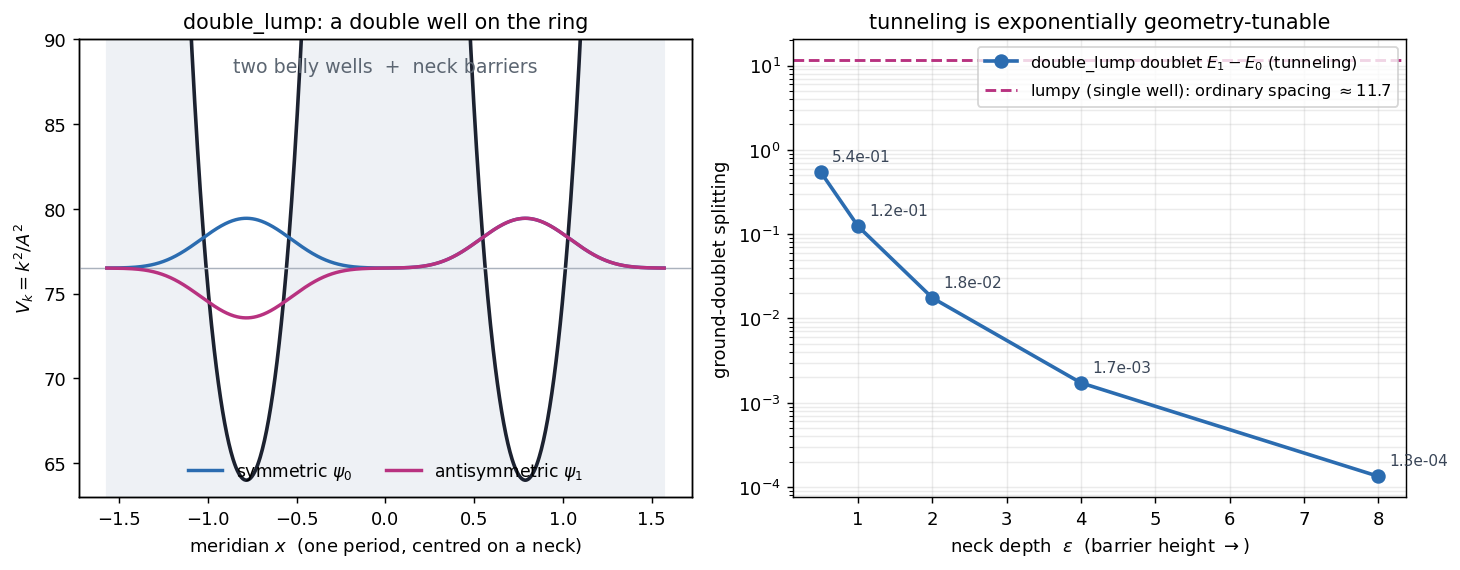

The Python source for this figure:
"""H4 — geometry-controlled tunneling. The two-lobe `double_lump` surface is a double
well on the ring: the centrifugal potential V_k = k^2/A^2 has a well in each belly lobe,
separated by the neck barriers. The two lowest states form a near-degenerate doublet
(symmetric / antisymmetric across the lobes) whose splitting IS the inter-lobe tunneling
rate — and it collapses exponentially as the necks deepen. Pure geometric control of a
tunneling two-level system; the single-well torus has no such doublet.

Found by the nls_torus agent-toolkit (fast 1-D eigensolver on the §02 reduction), not
hand-designed. Regenerate: python3 tunneling.py
"""
import numpy as np
import matplotlib
matplotlib.use("Agg")
import matplotlib.pyplot as plt
from nls_torus.geometry import make_geometry


def ladder(name, kw, k=8, Nx=800):
    geo = make_geometry(name, **kw)
    x = np.linspace(geo.x0, geo.x0 + geo.Lx, Nx, endpoint=False)
    dx = geo.Lx / Nx
    A = np.asarray(geo.A_of(x), float)
    V = k ** 2 / A ** 2
    H = (np.diag(2 / dx ** 2 + V)
         + np.diag(-1 / dx ** 2 * np.ones(Nx - 1), 1)
         + np.diag(-1 / dx ** 2 * np.ones(Nx - 1), -1))
    H[0, -1] = H[-1, 0] = -1 / dx ** 2          # periodic ring
    E, psi = np.linalg.eigh(H)
    return x, V, E, psi, float(geo.curvature(0.0))


epss = [0.5, 1.0, 2.0, 4.0, 8.0]
splits = [ladder("double_lump", {"eps": e})[2] for e in epss]
splits = [E[1] - E[0] for E in splits]
ctrl = (lambda r: r[2][1] - r[2][0])(ladder("lumpy_torus", {"eps": 1.0}))

fig, (axL, axR) = plt.subplots(1, 2, figsize=(11.4, 4.5))

# ---- left: the double well + the tunneling doublet -------------------------------------
x, V, E, psi, K = ladder("double_lump", {"eps": 6.0})
roll = len(x) // 4                                   # centre the view on a neck barrier
x2 = np.linspace(-np.pi / 2, np.pi / 2, len(x))
V, psi = np.roll(V, roll), np.roll(psi, roll, axis=0)
axL.plot(x2, V, color="#1c2230", lw=2.0, zorder=3)
axL.fill_between(x2, V, V.min() - 3, color="#eef1f5", zorder=0)
axL.set_ylim(V.min() - 1, V.min() + 26)
axL.text(0.5, 0.96, "two belly wells  +  neck barriers", transform=axL.transAxes,
         va="top", ha="center", fontsize=10.5, color="#5c6672")
axL.set_xlabel("meridian $x$  (one period, centred on a neck)")
axL.set_ylabel("$V_k = k^2/A^2$")
axL.set_title("double_lump: a double well on the ring", fontsize=11.5)
ax2 = axL.twinx()                                    # signed doublet on its own scale
for n, col, lab in [(0, "#2b6cb0", "symmetric $\\psi_0$"),
                    (1, "#b83280", "antisymmetric $\\psi_1$")]:
    p = psi[:, n]; p = p / np.abs(p).max()
    if p[np.argmax(np.abs(p))] < 0:
        p = -p
    ax2.plot(x2, p, color=col, lw=1.9, zorder=4, label=lab)
ax2.axhline(0, color="#aab2bd", lw=.8, zorder=2)
ax2.set_ylim(-4.6, 4.6); ax2.set_yticks([])
ax2.legend(fontsize=9.5, loc="lower center", ncol=2, frameon=False)

# ---- right: splitting vs neck depth (exponential control) ------------------------------
axR.semilogy(epss, splits, "o-", color="#2b6cb0", lw=2.0, ms=7, zorder=3,
             label="double_lump doublet $E_1-E_0$ (tunneling)")
axR.axhline(ctrl, color="#b83280", ls="--", lw=1.6,
            label=f"lumpy (single well): ordinary spacing $\\approx${ctrl:.1f}")
for e, s in zip(epss, splits):
    axR.annotate(f"{s:.1e}", (e, s), textcoords="offset points", xytext=(6, 6),
                 fontsize=8.5, color="#3a4658")
axR.set_xlabel("neck depth  $\\epsilon$  (barrier height $\\to$)")
axR.set_ylabel("ground-doublet splitting")
axR.set_title("tunneling is exponentially geometry-tunable", fontsize=11.5)
axR.grid(True, which="both", alpha=.25)
axR.legend(fontsize=9, loc="upper right")

fig.tight_layout()
fig.savefig("tunneling.png", dpi=130, bbox_inches="tight")
print("wrote tunneling.png ; splittings:", [f"{s:.2e}" for s in splits], "control:", f"{ctrl:.2f}")
